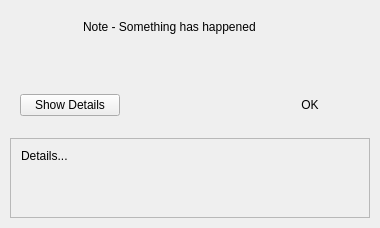
<?xml version="1.0" encoding="UTF-8"?>
<ui version="4.0">
 <class>MessageBoxInfo</class>
 <widget class="QDialog" name="MessageBoxInfo">
  <property name="geometry">
   <rect>
    <x>0</x>
    <y>0</y>
    <width>380</width>
    <height>228</height>
   </rect>
  </property>
  <property name="minimumSize">
   <size>
    <width>380</width>
    <height>0</height>
   </size>
  </property>
  <property name="maximumSize">
   <size>
    <width>380</width>
    <height>16777215</height>
   </size>
  </property>
  <property name="windowTitle">
   <string>Info</string>
  </property>
  <layout class="QVBoxLayout" name="verticalLayout">
   <property name="spacing">
    <number>0</number>
   </property>
   <property name="leftMargin">
    <number>0</number>
   </property>
   <property name="topMargin">
    <number>0</number>
   </property>
   <property name="rightMargin">
    <number>0</number>
   </property>
   <property name="bottomMargin">
    <number>0</number>
   </property>
   <item>
    <widget class="QWidget" name="verticalWidget" native="true">
     <property name="minimumSize">
      <size>
       <width>0</width>
       <height>0</height>
      </size>
     </property>
     <layout class="QHBoxLayout" name="horizontalLayout_2">
      <property name="spacing">
       <number>20</number>
      </property>
      <property name="leftMargin">
       <number>20</number>
      </property>
      <property name="topMargin">
       <number>20</number>
      </property>
      <property name="rightMargin">
       <number>20</number>
      </property>
      <property name="bottomMargin">
       <number>20</number>
      </property>
      <item alignment="Qt::AlignLeft|Qt::AlignTop">
       <widget class="QLabel" name="label_2">
        <property name="minimumSize">
         <size>
          <width>43</width>
          <height>43</height>
         </size>
        </property>
        <property name="maximumSize">
         <size>
          <width>43</width>
          <height>43</height>
         </size>
        </property>
        <property name="text">
         <string/>
        </property>
        <property name="pixmap">
         <pixmap resource="armory.qrc">:/resources/notification_info.png</pixmap>
        </property>
        <property name="scaledContents">
         <bool>false</bool>
        </property>
        <property name="alignment">
         <set>Qt::AlignHCenter|Qt::AlignTop</set>
        </property>
       </widget>
      </item>
      <item>
       <widget class="QWidget" name="verticalWidget1" native="true">
        <property name="sizePolicy">
         <sizepolicy hsizetype="Expanding" vsizetype="Preferred">
          <horstretch>0</horstretch>
          <verstretch>0</verstretch>
         </sizepolicy>
        </property>
        <layout class="QVBoxLayout" name="verticalLayout_2">
         <property name="spacing">
          <number>10</number>
         </property>
         <property name="leftMargin">
          <number>0</number>
         </property>
         <property name="topMargin">
          <number>0</number>
         </property>
         <property name="rightMargin">
          <number>0</number>
         </property>
         <property name="bottomMargin">
          <number>0</number>
         </property>
         <item alignment="Qt::AlignTop">
          <widget class="QLabel" name="labelText">
           <property name="sizePolicy">
            <sizepolicy hsizetype="Preferred" vsizetype="Expanding">
             <horstretch>0</horstretch>
             <verstretch>0</verstretch>
            </sizepolicy>
           </property>
           <property name="maximumSize">
            <size>
             <width>16777215</width>
             <height>16777215</height>
            </size>
           </property>
           <property name="text">
            <string>Note - Something has happened</string>
           </property>
           <property name="alignment">
            <set>Qt::AlignLeading|Qt::AlignLeft|Qt::AlignVCenter</set>
           </property>
           <property name="wordWrap">
            <bool>false</bool>
           </property>
           <property name="h1" stdset="0">
            <bool>false</bool>
           </property>
           <property name="statusInformationLabel" stdset="0">
            <bool>true</bool>
           </property>
           <property name="h6" stdset="0">
            <bool>true</bool>
           </property>
          </widget>
         </item>
        </layout>
       </widget>
      </item>
     </layout>
    </widget>
   </item>
   <item>
    <widget class="QWidget" name="widget" native="true">
     <property name="buttonBar" stdset="0">
      <bool>true</bool>
     </property>
     <layout class="QHBoxLayout" name="horizontalLayout">
      <property name="spacing">
       <number>10</number>
      </property>
      <property name="leftMargin">
       <number>20</number>
      </property>
      <property name="topMargin">
       <number>5</number>
      </property>
      <property name="rightMargin">
       <number>10</number>
      </property>
      <property name="bottomMargin">
       <number>5</number>
      </property>
      <item alignment="Qt::AlignLeft">
       <widget class="QPushButton" name="pushButtonShowDetails">
        <property name="minimumSize">
         <size>
          <width>100</width>
          <height>0</height>
         </size>
        </property>
        <property name="maximumSize">
         <size>
          <width>100</width>
          <height>16777215</height>
         </size>
        </property>
        <property name="text">
         <string>Show Details</string>
        </property>
        <property name="autoDefault">
         <bool>false</bool>
        </property>
        <property name="buttonDiscreet" stdset="0">
         <bool>true</bool>
        </property>
       </widget>
      </item>
      <item alignment="Qt::AlignRight">
       <widget class="QPushButton" name="pushButtonOk">
        <property name="minimumSize">
         <size>
          <width>120</width>
          <height>0</height>
         </size>
        </property>
        <property name="maximumSize">
         <size>
          <width>16777215</width>
          <height>16777215</height>
         </size>
        </property>
        <property name="text">
         <string>OK</string>
        </property>
        <property name="default">
         <bool>true</bool>
        </property>
        <property name="flat">
         <bool>true</bool>
        </property>
       </widget>
      </item>
     </layout>
    </widget>
   </item>
   <item>
    <widget class="QWidget" name="verticalWidgetDetails" native="true">
     <property name="minimumSize">
      <size>
       <width>0</width>
       <height>0</height>
      </size>
     </property>
     <layout class="QVBoxLayout" name="verticalLayout_5">
      <property name="spacing">
       <number>5</number>
      </property>
      <property name="leftMargin">
       <number>10</number>
      </property>
      <property name="topMargin">
       <number>10</number>
      </property>
      <property name="rightMargin">
       <number>10</number>
      </property>
      <property name="bottomMargin">
       <number>10</number>
      </property>
      <item>
       <widget class="QScrollArea" name="scrollAreaDetails">
        <property name="sizePolicy">
         <sizepolicy hsizetype="Expanding" vsizetype="Fixed">
          <horstretch>0</horstretch>
          <verstretch>0</verstretch>
         </sizepolicy>
        </property>
        <property name="minimumSize">
         <size>
          <width>0</width>
          <height>80</height>
         </size>
        </property>
        <property name="maximumSize">
         <size>
          <width>16777215</width>
          <height>80</height>
         </size>
        </property>
        <property name="widgetResizable">
         <bool>true</bool>
        </property>
        <widget class="QWidget" name="scrollAreaWidgetContents">
         <property name="geometry">
          <rect>
           <x>0</x>
           <y>0</y>
           <width>358</width>
           <height>78</height>
          </rect>
         </property>
         <property name="minimumSize">
          <size>
           <width>0</width>
           <height>78</height>
          </size>
         </property>
         <property name="darkOverlay" stdset="0">
          <bool>true</bool>
         </property>
         <property name="well" stdset="0">
          <bool>true</bool>
         </property>
         <layout class="QVBoxLayout" name="verticalLayout_4">
          <property name="spacing">
           <number>5</number>
          </property>
          <property name="leftMargin">
           <number>10</number>
          </property>
          <property name="topMargin">
           <number>10</number>
          </property>
          <property name="rightMargin">
           <number>10</number>
          </property>
          <property name="bottomMargin">
           <number>10</number>
          </property>
          <item>
           <widget class="QLabel" name="labelDetails">
            <property name="sizePolicy">
             <sizepolicy hsizetype="Preferred" vsizetype="Expanding">
              <horstretch>0</horstretch>
              <verstretch>0</verstretch>
             </sizepolicy>
            </property>
            <property name="maximumSize">
             <size>
              <width>16777215</width>
              <height>16777215</height>
             </size>
            </property>
            <property name="text">
             <string>Details...</string>
            </property>
            <property name="alignment">
             <set>Qt::AlignLeading|Qt::AlignLeft|Qt::AlignTop</set>
            </property>
            <property name="wordWrap">
             <bool>true</bool>
            </property>
            <property name="whiteLabel" stdset="0">
             <bool>false</bool>
            </property>
           </widget>
          </item>
         </layout>
        </widget>
       </widget>
      </item>
     </layout>
    </widget>
   </item>
  </layout>
 </widget>
 <resources>
  <include location="armory.qrc"/>
 </resources>
 <connections/>
</ui>
